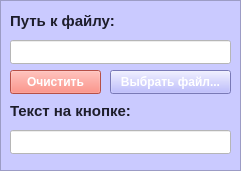
   <widget class="QFrame" name="frame1">
    <property name="geometry">
     <rect>
      <x>10</x>
      <y>10</y>
      <width>241</width>
      <height>171</height>
     </rect>
    </property>
    <property name="styleSheet">
     <string notr="true">background-color: rgb(202, 202, 255);</string>
    </property>
    <property name="frameShape">
     <enum>QFrame::Shape::StyledPanel</enum>
    </property>
    <property name="frameShadow">
     <enum>QFrame::Shadow::Raised</enum>
    </property>
    <widget class="QLabel" name="label">
     <property name="geometry">
      <rect>
       <x>10</x>
       <y>10</y>
       <width>151</width>
       <height>21</height>
      </rect>
     </property>
     <property name="font">
      <font>
       <family>Yu Gothic UI</family>
       <pointsize>11</pointsize>
       <bold>true</bold>
      </font>
     </property>
     <property name="styleSheet">
      <string notr="true">color: rgb(29, 29, 43);
background-color: rgba(255, 255, 255, 0);
border: none;</string>
     </property>
     <property name="text">
      <string>Путь к файлу:</string>
     </property>
    </widget>
    <widget class="QLineEdit" name="lineEditFile_1">
     <property name="geometry">
      <rect>
       <x>10</x>
       <y>40</y>
       <width>221</width>
       <height>24</height>
      </rect>
     </property>
     <property name="font">
      <font>
       <family>Yu Gothic UI</family>
       <pointsize>10</pointsize>
      </font>
     </property>
     <property name="styleSheet">
      <string notr="true">background-color: rgb(255, 255, 255);
color: rgb(38, 38, 38);</string>
     </property>
     <property name="readOnly">
      <bool>true</bool>
     </property>
    </widget>
    <widget class="QPushButton" name="BrowseButton_1">
     <property name="geometry">
      <rect>
       <x>110</x>
       <y>70</y>
       <width>121</width>
       <height>24</height>
      </rect>
     </property>
     <property name="font">
      <font>
       <family>Yu Gothic UI</family>
       <pointsize>9</pointsize>
       <bold>true</bold>
      </font>
     </property>
     <property name="styleSheet">
      <string notr="true">QPushButton {
   background-color: rgb(170, 170, 255);
  
	color: rgb(255, 255, 255);
   qproperty-wordWrap: true;
}
QPushButton:hover {
   background-color: rgb(150, 150, 235);
}
QPushButton:pressed {
   background-color: rgb(130, 130, 215);
}</string>
     </property>
     <property name="text">
      <string>Выбрать файл...</string>
     </property>
    </widget>
    <widget class="QLabel" name="label_2">
     <property name="geometry">
      <rect>
       <x>10</x>
       <y>100</y>
       <width>151</width>
       <height>21</height>
      </rect>
     </property>
     <property name="font">
      <font>
       <family>Yu Gothic UI</family>
       <pointsize>11</pointsize>
       <bold>true</bold>
      </font>
     </property>
     <property name="styleSheet">
      <string notr="true">color: rgb(29, 29, 43);
background-color: rgba(255, 255, 255, 0);
border: none;</string>
     </property>
     <property name="text">
      <string>Текст на кнопке:</string>
     </property>
    </widget>
    <widget class="QLineEdit" name="lineEditText_1">
     <property name="geometry">
      <rect>
       <x>10</x>
       <y>130</y>
       <width>221</width>
       <height>24</height>
      </rect>
     </property>
     <property name="font">
      <font>
       <family>Yu Gothic UI</family>
       <pointsize>10</pointsize>
      </font>
     </property>
     <property name="styleSheet">
      <string notr="true">background-color: rgb(255, 255, 255);
color: rgb(38, 38, 38);</string>
     </property>
     <property name="maxLength">
      <number>50</number>
     </property>
    </widget>
    <widget class="QPushButton" name="CleanButton_1">
     <property name="geometry">
      <rect>
       <x>10</x>
       <y>70</y>
       <width>91</width>
       <height>24</height>
      </rect>
     </property>
     <property name="font">
      <font>
       <family>Yu Gothic UI</family>
       <pointsize>9</pointsize>
       <bold>true</bold>
      </font>
     </property>
     <property name="styleSheet">
      <string notr="true">QPushButton {
   background-color: rgb(255, 112, 99);
	color: rgb(255, 255, 255);
   qproperty-wordWrap: true;
}
QPushButton:hover {
	background-color: rgb(190, 94, 83);
}
QPushButton:pressed {
	background-color: rgb(170, 84, 74);
}</string>
     </property>
     <property name="text">
      <string>Очистить</string>
     </property>
    </widget>
   </widget>
